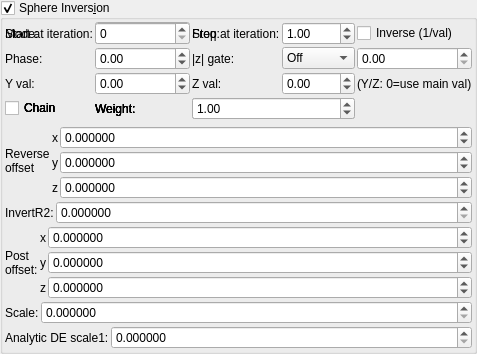
    <widget class="MyGroupBox" name="groupCheck_transf_sphere_inversion_enabled_false">
     <property name="title">
      <string>Sphere Invers&amp;ion</string>
     </property>
     <property name="checkable">
      <bool>true</bool>
     </property>
     <layout class="QVBoxLayout" name="verticalLayout_9" stretch="0,0,0,0,0,0">
      <property name="spacing">
       <number>2</number>
      </property>
      <property name="leftMargin">
       <number>2</number>
      </property>
      <property name="topMargin">
       <number>2</number>
      </property>
      <property name="rightMargin">
       <number>2</number>
      </property>
      <property name="bottomMargin">
       <number>2</number>
      </property>
      <item>
       <layout class="QGridLayout" name="gridLayout_69">
        <property name="spacing">
         <number>2</number>
        </property>
        <item row="1" column="3">
         <widget class="MySpinBox" name="spinboxInt_transf_stop_iterations_D1">
          <property name="sizePolicy">
           <sizepolicy hsizetype="Minimum" vsizetype="Maximum">
            <horstretch>0</horstretch>
            <verstretch>0</verstretch>
           </sizepolicy>
          </property>
          <property name="maximum">
           <number>999</number>
          </property>
         </widget>
        </item>
      <item row="1" column="0">
       <widget class="QLabel"><property name="text"><string>Mode:</string></property></widget>
      </item>
      <item row="1" column="1">
       <widget class="MyComboBox" name="comboBox_transf_multiplier_value_mode_3">
        <item><property name="text"><string notr="true">Constant</string></property></item>
        <item><property name="text"><string notr="true">Sine</string></property></item>
        <item><property name="text"><string notr="true">Ramp</string></property></item>
        <item><property name="text"><string notr="true">Exponential</string></property></item>
        <item><property name="text"><string notr="true">Triangle</string></property></item>
        <item><property name="text"><string notr="true">Square</string></property></item>
        <item><property name="text"><string notr="true">Smoothstep</string></property></item>
        <item><property name="text"><string notr="true">Noise</string></property></item>
        <item><property name="text"><string notr="true">Ping-pong</string></property></item>
        <item><property name="text"><string notr="true">Stepped</string></property></item>
       </widget>
      </item>
      <item row="1" column="2">
       <widget class="QLabel"><property name="text"><string>Freq:</string></property></widget>
      </item>
      <item row="1" column="3">
       <widget class="MyDoubleSpinBox" name="spinbox_transf_multiplier_frequency_3">
        <property name="minimum"><double>0.01</double></property><property name="maximum"><double>100.0</double></property>
        <property name="singleStep"><double>0.1</double></property><property name="value"><double>1.0</double></property>
       </widget>
      </item>
      <item row="1" column="4" colspan="2">
       <widget class="MyCheckBox" name="checkBox_transf_multiplier_inverse_3">
        <property name="text"><string>Inverse (1/val)</string></property>
       </widget>
      </item>
      <item row="2" column="0">
       <widget class="QLabel"><property name="text"><string>Phase:</string></property></widget>
      </item>
      <item row="2" column="1">
       <widget class="MyDoubleSpinBox" name="spinbox_transf_multiplier_phase_3">
        <property name="minimum"><double>-10.0</double></property><property name="maximum"><double>10.0</double></property>
        <property name="singleStep"><double>0.1</double></property><property name="value"><double>0.0</double></property>
       </widget>
      </item>
      <item row="2" column="2">
       <widget class="QLabel"><property name="text"><string>|z| gate:</string></property></widget>
      </item>
      <item row="2" column="3">
       <widget class="MyComboBox" name="comboBox_transf_multiplier_threshold_mode_3">
        <item><property name="text"><string notr="true">Off</string></property></item>
        <item><property name="text"><string notr="true">&gt; thresh</string></property></item>
        <item><property name="text"><string notr="true">&lt; thresh</string></property></item>
       </widget>
      </item>
      <item row="2" column="4" colspan="2">
       <widget class="MyDoubleSpinBox" name="spinbox_transf_multiplier_threshold_3">
        <property name="minimum"><double>0.0</double></property><property name="maximum"><double>1000.0</double></property>
        <property name="singleStep"><double>0.1</double></property><property name="value"><double>0.0</double></property>
       </widget>
      </item>
      <item row="3" column="0">
       <widget class="QLabel"><property name="text"><string>Y val:</string></property></widget>
      </item>
      <item row="3" column="1">
       <widget class="MyDoubleSpinBox" name="spinbox_transf_multiplier_scale_y_3">
        <property name="minimum"><double>-100.0</double></property><property name="maximum"><double>100.0</double></property>
        <property name="singleStep"><double>0.01</double></property><property name="value"><double>0.0</double></property>
       </widget>
      </item>
      <item row="3" column="2">
       <widget class="QLabel"><property name="text"><string>Z val:</string></property></widget>
      </item>
      <item row="3" column="3">
       <widget class="MyDoubleSpinBox" name="spinbox_transf_multiplier_scale_z_3">
        <property name="minimum"><double>-100.0</double></property><property name="maximum"><double>100.0</double></property>
        <property name="singleStep"><double>0.01</double></property><property name="value"><double>0.0</double></property>
       </widget>
      </item>
      <item row="3" column="4" colspan="2">
       <widget class="QLabel"><property name="text"><string notr="true">(Y/Z: 0=use main val)</string></property></widget>
      </item>
      <item row="4" column="0">
       <widget class="MyCheckBox" name="checkBox_transf_multiplier_chain_5">
        <property name="text"><string>Chain</string></property>
       </widget>
      </item>
      <item row="4" column="1">
       <widget class="QLabel"><property name="text"><string>Weight:</string></property></widget>
      </item>
      <item row="4" column="2" colspan="2">
       <widget class="MyDoubleSpinBox" name="spinbox_transf_multiplier_weight_5">
        <property name="minimum"><double>0.0</double></property><property name="maximum"><double>10.0</double></property>
        <property name="singleStep"><double>0.1</double></property><property name="value"><double>1.0</double></property>
       </widget>
      </item>
      <item row="4" column="0">
       <widget class="MyCheckBox" name="checkBox_transf_multiplier_chain_4">
        <property name="text"><string>Chain</string></property>
       </widget>
      </item>
      <item row="4" column="1">
       <widget class="QLabel"><property name="text"><string>Weight:</string></property></widget>
      </item>
      <item row="4" column="2" colspan="2">
       <widget class="MyDoubleSpinBox" name="spinbox_transf_multiplier_weight_4">
        <property name="minimum"><double>0.0</double></property><property name="maximum"><double>10.0</double></property>
        <property name="singleStep"><double>0.1</double></property><property name="value"><double>1.0</double></property>
       </widget>
      </item>
      <item row="4" column="0">
       <widget class="MyCheckBox" name="checkBox_transf_multiplier_chain_3">
        <property name="text"><string>Chain</string></property>
       </widget>
      </item>
      <item row="4" column="1">
       <widget class="QLabel"><property name="text"><string>Weight:</string></property></widget>
      </item>
      <item row="4" column="2" colspan="2">
       <widget class="MyDoubleSpinBox" name="spinbox_transf_multiplier_weight_3">
        <property name="minimum"><double>0.0</double></property><property name="maximum"><double>10.0</double></property>
        <property name="singleStep"><double>0.1</double></property><property name="value"><double>1.0</double></property>
       </widget>
      </item>
      <item row="4" column="0">
       <widget class="MyCheckBox" name="checkBox_transf_multiplier_chain_2">
        <property name="text"><string>Chain</string></property>
       </widget>
      </item>
      <item row="4" column="1">
       <widget class="QLabel"><property name="text"><string>Weight:</string></property></widget>
      </item>
      <item row="4" column="2" colspan="2">
       <widget class="MyDoubleSpinBox" name="spinbox_transf_multiplier_weight_2">
        <property name="minimum"><double>0.0</double></property><property name="maximum"><double>10.0</double></property>
        <property name="singleStep"><double>0.1</double></property><property name="value"><double>1.0</double></property>
       </widget>
      </item>
      <item row="4" column="0">
       <widget class="MyCheckBox" name="checkBox_transf_multiplier_chain_1">
        <property name="text"><string>Chain</string></property>
       </widget>
      </item>
      <item row="4" column="1">
       <widget class="QLabel"><property name="text"><string>Weight:</string></property></widget>
      </item>
      <item row="4" column="2" colspan="2">
       <widget class="MyDoubleSpinBox" name="spinbox_transf_multiplier_weight_1">
        <property name="minimum"><double>0.0</double></property><property name="maximum"><double>10.0</double></property>
        <property name="singleStep"><double>0.1</double></property><property name="value"><double>1.0</double></property>
       </widget>
      </item>
        <item row="1" column="1">
         <widget class="MySpinBox" name="spinboxInt_transf_start_iterations_D">
          <property name="sizePolicy">
           <sizepolicy hsizetype="Minimum" vsizetype="Maximum">
            <horstretch>0</horstretch>
            <verstretch>0</verstretch>
           </sizepolicy>
          </property>
          <property name="maximum">
           <number>999</number>
          </property>
         </widget>
        </item>
        <item row="1" column="0">
         <widget class="QLabel" name="label_260">
          <property name="text">
           <string>Start at iteration:</string>
          </property>
         </widget>
        </item>
        <item row="1" column="2">
         <widget class="QLabel" name="label_268">
          <property name="text">
           <string>Stop at iteration:</string>
          </property>
         </widget>
        </item>
       </layout>
      </item>
      <item>
       <layout class="QGridLayout" name="gridLayout_11" columnstretch="0,0,1">
        <property name="spacing">
         <number>2</number>
        </property>
        <item row="5" column="2">
         <widget class="MyDoubleSpinBox" name="spinbox3_transf_offset_000_z">
          <property name="sizePolicy">
           <sizepolicy hsizetype="Minimum" vsizetype="Maximum">
            <horstretch>0</horstretch>
            <verstretch>0</verstretch>
           </sizepolicy>
          </property>
          <property name="font">
           <font>
            <weight>50</weight>
            <bold>false</bold>
           </font>
          </property>
          <property name="prefix">
           <string/>
          </property>
          <property name="suffix">
           <string/>
          </property>
          <property name="decimals">
           <number>6</number>
          </property>
          <property name="minimum">
           <double>-99.989999999999995</double>
          </property>
          <property name="maximum">
           <double>99.989999999999995</double>
          </property>
          <property name="singleStep">
           <double>0.100000000000000</double>
          </property>
         </widget>
        </item>
        <item row="4" column="2">
         <widget class="MyDoubleSpinBox" name="spinbox3_transf_offset_000_y">
          <property name="sizePolicy">
           <sizepolicy hsizetype="Minimum" vsizetype="Maximum">
            <horstretch>0</horstretch>
            <verstretch>0</verstretch>
           </sizepolicy>
          </property>
          <property name="font">
           <font>
            <weight>50</weight>
            <bold>false</bold>
           </font>
          </property>
          <property name="prefix">
           <string/>
          </property>
          <property name="suffix">
           <string/>
          </property>
          <property name="decimals">
           <number>6</number>
          </property>
          <property name="minimum">
           <double>-99.989999999999995</double>
          </property>
          <property name="maximum">
           <double>99.989999999999995</double>
          </property>
          <property name="singleStep">
           <double>0.100000000000000</double>
          </property>
         </widget>
        </item>
        <item row="1" column="0" rowspan="5">
         <widget class="QLabel" name="label_44">
          <property name="text">
           <string notr="true">Reverse
offset</string>
          </property>
         </widget>
        </item>
        <item row="3" column="2">
         <widget class="MyDoubleSpinBox" name="spinbox3_transf_offset_000_x">
          <property name="sizePolicy">
           <sizepolicy hsizetype="Minimum" vsizetype="Maximum">
            <horstretch>0</horstretch>
            <verstretch>0</verstretch>
           </sizepolicy>
          </property>
          <property name="font">
           <font>
            <weight>50</weight>
            <bold>false</bold>
           </font>
          </property>
          <property name="prefix">
           <string/>
          </property>
          <property name="suffix">
           <string/>
          </property>
          <property name="decimals">
           <number>6</number>
          </property>
          <property name="minimum">
           <double>-99.989999999999995</double>
          </property>
          <property name="maximum">
           <double>99.989999999999995</double>
          </property>
          <property name="singleStep">
           <double>0.100000000000000</double>
          </property>
         </widget>
        </item>
        <item row="5" column="1">
         <widget class="QLabel" name="label_147">
          <property name="sizePolicy">
           <sizepolicy hsizetype="Preferred" vsizetype="Preferred">
            <horstretch>0</horstretch>
            <verstretch>0</verstretch>
           </sizepolicy>
          </property>
          <property name="font">
           <font>
            <weight>50</weight>
            <bold>false</bold>
           </font>
          </property>
          <property name="text">
           <string notr="true">z</string>
          </property>
          <property name="alignment">
           <set>Qt::AlignRight|Qt::AlignTrailing|Qt::AlignVCenter</set>
          </property>
         </widget>
        </item>
        <item row="3" column="1">
         <widget class="QLabel" name="label_125">
          <property name="font">
           <font>
            <weight>50</weight>
            <bold>false</bold>
           </font>
          </property>
          <property name="text">
           <string notr="true">x</string>
          </property>
          <property name="alignment">
           <set>Qt::AlignRight|Qt::AlignTrailing|Qt::AlignVCenter</set>
          </property>
         </widget>
        </item>
        <item row="4" column="1">
         <widget class="QLabel" name="label_126">
          <property name="font">
           <font>
            <weight>50</weight>
            <bold>false</bold>
           </font>
          </property>
          <property name="text">
           <string notr="true">y</string>
          </property>
          <property name="alignment">
           <set>Qt::AlignRight|Qt::AlignTrailing|Qt::AlignVCenter</set>
          </property>
         </widget>
        </item>
       </layout>
      </item>
      <item>
       <layout class="QGridLayout" name="gridLayout_7" columnstretch="0,1">
        <item row="1" column="1">
         <widget class="MyDoubleSpinBox" name="spinbox_transf_maxR2_1">
          <property name="sizePolicy">
           <sizepolicy hsizetype="Minimum" vsizetype="Maximum">
            <horstretch>0</horstretch>
            <verstretch>0</verstretch>
           </sizepolicy>
          </property>
          <property name="prefix">
           <string/>
          </property>
          <property name="suffix">
           <string/>
          </property>
          <property name="decimals">
           <number>6</number>
          </property>
          <property name="minimum">
           <double>0.000000000000000</double>
          </property>
          <property name="maximum">
           <double>99.989999999999995</double>
          </property>
          <property name="singleStep">
           <double>0.100000000000000</double>
          </property>
         </widget>
        </item>
        <item row="1" column="0">
         <widget class="QLabel" name="label_22">
          <property name="text">
           <string>InvertR2:</string>
          </property>
         </widget>
        </item>
       </layout>
      </item>
      <item>
       <layout class="QGridLayout" name="gridLayout_34" columnstretch="0,0,1">
        <property name="spacing">
         <number>2</number>
        </property>
        <item row="1" column="1">
         <widget class="QLabel" name="label_122">
          <property name="text">
           <string notr="true">y</string>
          </property>
         </widget>
        </item>
        <item row="0" column="1">
         <widget class="QLabel" name="label_121">
          <property name="text">
           <string notr="true">x</string>
          </property>
         </widget>
        </item>
        <item row="0" column="2">
         <widget class="MyDoubleSpinBox" name="spinbox3_transf_addition_constant_x">
          <property name="sizePolicy">
           <sizepolicy hsizetype="Minimum" vsizetype="Maximum">
            <horstretch>0</horstretch>
            <verstretch>0</verstretch>
           </sizepolicy>
          </property>
          <property name="prefix">
           <string/>
          </property>
          <property name="suffix">
           <string/>
          </property>
          <property name="decimals">
           <number>6</number>
          </property>
          <property name="minimum">
           <double>-99.989999999999995</double>
          </property>
          <property name="maximum">
           <double>99.989999999999995</double>
          </property>
          <property name="singleStep">
           <double>0.100000000000000</double>
          </property>
         </widget>
        </item>
        <item row="1" column="2">
         <widget class="MyDoubleSpinBox" name="spinbox3_transf_addition_constant_y">
          <property name="sizePolicy">
           <sizepolicy hsizetype="Minimum" vsizetype="Maximum">
            <horstretch>0</horstretch>
            <verstretch>0</verstretch>
           </sizepolicy>
          </property>
          <property name="prefix">
           <string/>
          </property>
          <property name="suffix">
           <string/>
          </property>
          <property name="decimals">
           <number>6</number>
          </property>
          <property name="minimum">
           <double>-99.989999999999995</double>
          </property>
          <property name="maximum">
           <double>99.989999999999995</double>
          </property>
          <property name="singleStep">
           <double>0.100000000000000</double>
          </property>
         </widget>
        </item>
        <item row="2" column="2">
         <widget class="MyDoubleSpinBox" name="spinbox3_transf_addition_constant_z">
          <property name="sizePolicy">
           <sizepolicy hsizetype="Minimum" vsizetype="Maximum">
            <horstretch>0</horstretch>
            <verstretch>0</verstretch>
           </sizepolicy>
          </property>
          <property name="prefix">
           <string/>
          </property>
          <property name="suffix">
           <string/>
          </property>
          <property name="decimals">
           <number>6</number>
          </property>
          <property name="minimum">
           <double>-99.989999999999995</double>
          </property>
          <property name="maximum">
           <double>99.989999999999995</double>
          </property>
          <property name="singleStep">
           <double>0.100000000000000</double>
          </property>
         </widget>
        </item>
        <item row="2" column="1">
         <widget class="QLabel" name="label_127">
          <property name="text">
           <string notr="true">z</string>
          </property>
         </widget>
        </item>
        <item row="0" column="0" rowspan="3">
         <widget class="QLabel" name="label_259">
          <property name="text">
           <string>Post
offset:</string>
          </property>
         </widget>
        </item>
       </layout>
      </item>
      <item>
       <layout class="QGridLayout" name="gridLayout_8" columnstretch="0,1">
        <item row="1" column="1">
         <widget class="MyDoubleSpinBox" name="spinbox_transf_scaleA_1">
          <property name="sizePolicy">
           <sizepolicy hsizetype="Minimum" vsizetype="Maximum">
            <horstretch>0</horstretch>
            <verstretch>0</verstretch>
           </sizepolicy>
          </property>
          <property name="prefix">
           <string/>
          </property>
          <property name="suffix">
           <string/>
          </property>
          <property name="decimals">
           <number>6</number>
          </property>
          <property name="minimum">
           <double>0.000000000000000</double>
          </property>
          <property name="maximum">
           <double>99.989999999999995</double>
          </property>
          <property name="singleStep">
           <double>0.100000000000000</double>
          </property>
         </widget>
        </item>
        <item row="1" column="0">
         <widget class="QLabel" name="label_23">
          <property name="text">
           <string>Scale:</string>
          </property>
         </widget>
        </item>
       </layout>
      </item>
      <item>
       <layout class="QGridLayout" name="gridLayout_10" columnstretch="0,1">
        <item row="1" column="1">
         <widget class="MyDoubleSpinBox" name="spinbox_analyticDE_scale_1">
          <property name="sizePolicy">
           <sizepolicy hsizetype="Minimum" vsizetype="Maximum">
            <horstretch>0</horstretch>
            <verstretch>0</verstretch>
           </sizepolicy>
          </property>
          <property name="prefix">
           <string/>
          </property>
          <property name="suffix">
           <string/>
          </property>
          <property name="decimals">
           <number>6</number>
          </property>
          <property name="minimum">
           <double>0.000000000000000</double>
          </property>
          <property name="maximum">
           <double>99.989999999999995</double>
          </property>
          <property name="singleStep">
           <double>0.100000000000000</double>
          </property>
         </widget>
        </item>
        <item row="1" column="0">
         <widget class="QLabel" name="label_25">
          <property name="text">
           <string>Analytic DE scale1:</string>
          </property>
         </widget>
        </item>
       </layout>
      </item>
     </layout>
    </widget>
